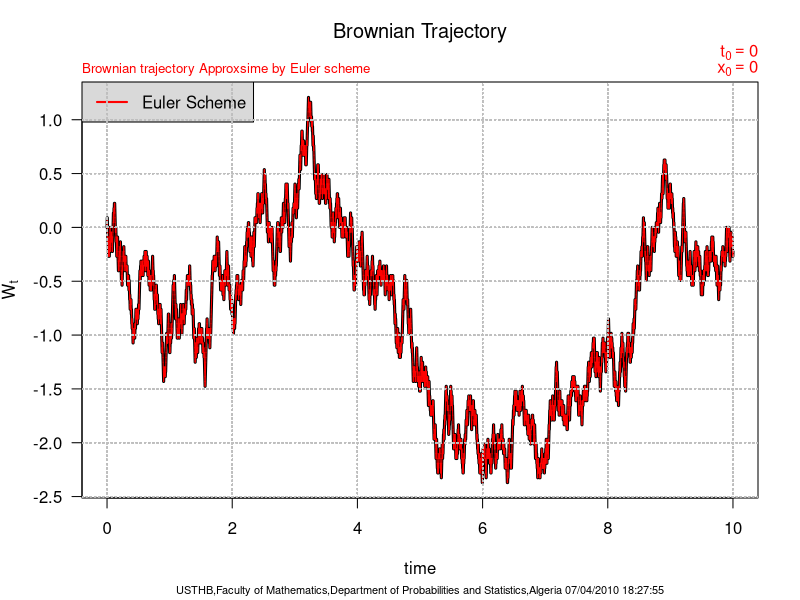

Source code (R):
## 07/04/2010 18:27:55
## Guidoum Arsalane (PG-PS/USTHB)
## Brownian trajectory Approxsime by Euler scheme
## N  Size of process  
## T  Final time
## t0 Initial time
## x0 Initial value


pa <- par (ask=FALSE)

N  = 5000
T  = 10
t0 = 0
x0 = 0
a     <- expression (0)
sigma <- expression(1)
t = seq(t0,T,length=N)
dt = (T-t0)/N
u = runif(N-1,0,1)
o = rep(1,N-1)
o[ which( u < 0.5) ]= -1
w = c(x0,cumsum(o)*sqrt(dt))
plot(t,w,las=1,lwd=3,type="l",xlab="time",ylab=expression(W[t]))
mtext("Brownian Trajectory",line=2,cex=1.2)
mtext("Brownian trajectory Approxsime by Euler scheme",adj=0,col="red",line=0.25,cex=0.8)
mtext(bquote(x[.(t0)]==.(x0)),line=0.1,adj=1,cex=1,col="red")
mtext(bquote(t[.(x0)]==.(t0)),line=0.9,adj=1,cex=1,col="red")
legend("topleft",bg="gray85",border="gray",c("Euler Scheme"),lty=c(1),col=c("red"),lwd=2)
mtext(paste("USTHB,Faculty of Mathematics,Department of Probabilities and Statistics,Algeria 07/04/2010 18:27:55"),
      side = 1, line = 4, adj = 0.5, cex = .66)
D    <- diff(w)
X    <- numeric(N)
X[1] <- x0
A   <- function(t,x)  eval(a)
S   <- function(t,x)  eval(sigma)
op = par(pch = 19)
for (i in 2:N)    {X[i] = X[i-1] + A(t[i-1],X[i-1])*dt + S(t[i-1],X[i-1])*D[i-1]}
for (i in 1:(N-1)){lines(c(t[i],t[i+1]),c(X[i],X[i+1]),type="l",col="red",panel.frist=grid(col="gray"))}

par(pa)